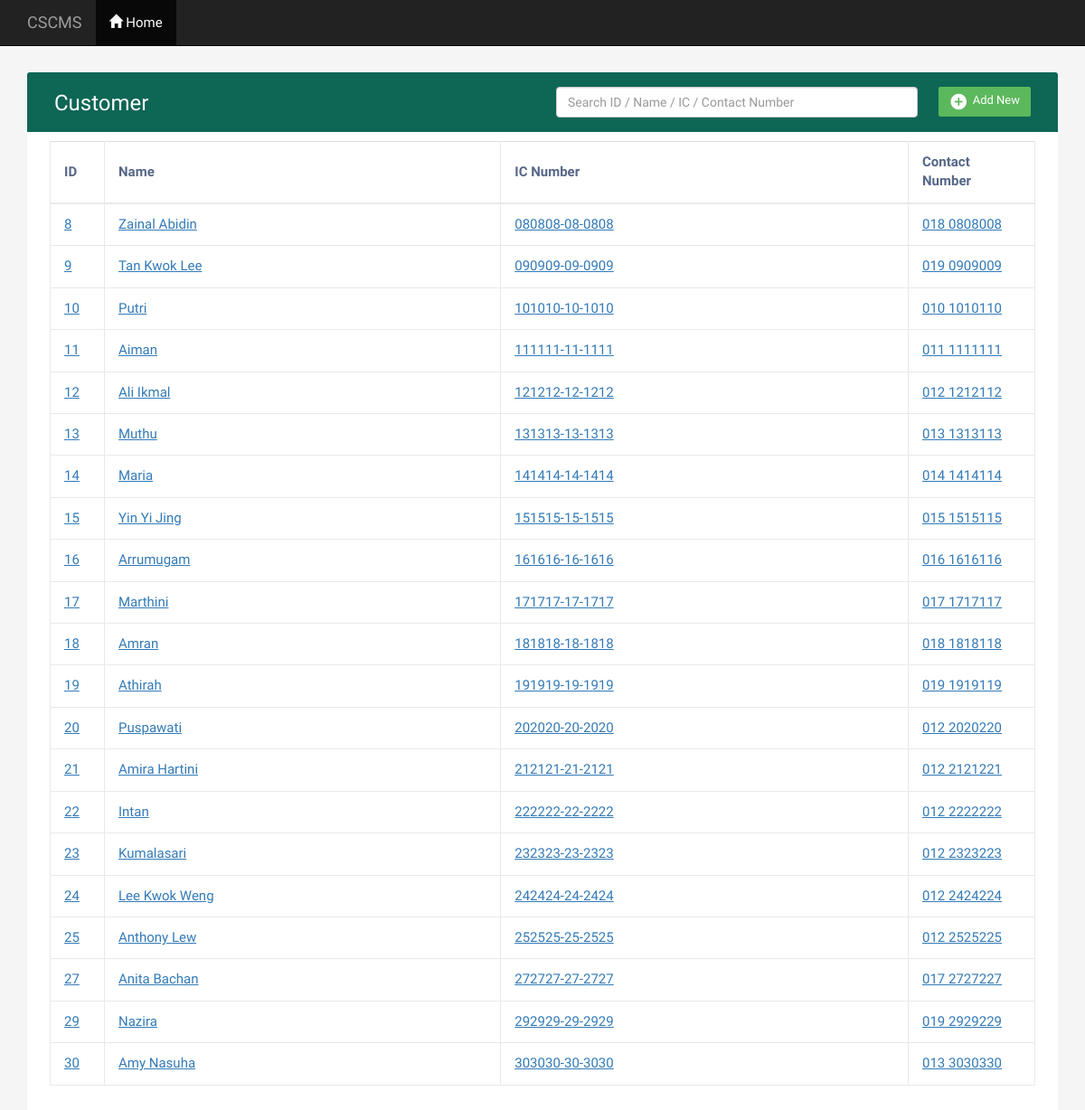
The page /staff/customer/list.php (signed in) on the database its author committed.
### tables this page shows
CREATE TABLE `customer` (
  `cust_id` int(11) NOT NULL,
  `cust_name` varchar(30) NOT NULL,
  `cust_ic` varchar(30) NOT NULL,
  `cust_contact` varchar(20) NOT NULL
);

### staff/customer/list.php (the view, shortened to what this page needs)
<!DOCTYPE html>
<html lang="en">
<head>
<link rel="stylesheet" href="https://maxcdn.bootstrapcdn.com/font-awesome/4.7.0/css/font-awesome.min.css">
<link rel="stylesheet" href="https://maxcdn.bootstrapcdn.com/bootstrap/3.3.7/css/bootstrap.min.css">
<link rel="stylesheet" href="https://cdnjs.cloudflare.com/ajax/libs/font-awesome/4.7.0/css/font-awesome.min.css">
<link rel="stylesheet" href="https://cdnjs.cloudflare.com/ajax/libs/font-awesome/4.7.0/css/font-awesome.min.css">
</head>
<body>
	<nav class="navbar navbar-inverse navbar-fixed-top">
	  <div class="container-fluid">
		<h4 class="navbar-text">CSCMS</h4>
		<ul class="nav navbar-nav">
		  <li class="active"><a href="../dashboard/index.php"><span class="glyphicon glyphicon-home"></span> Home</a></li>
		</ul>
	  </div>
	</nav>
    <div class="container" style="margin-top:50px">
        <div class="table-wrapper">
            <div class="table-title">
                <div class="row">
                    <div class="col-sm-6">
						<h2>Customer</h2>
					</div>
					<div class="col-sm-6">
						<a class="btn btn-success" data-toggle="modal" data-target="#addData"><i class="material-icons">&#xE147;</i> Add New</a>
						<input type="text" name="search" id="search_text" class="form-control form-control-md border-secondary" style="width:400px" placeholder="Search ID / Name / IC / Contact Number">
					</div>
                </div>
            </div>
            <?php
					include 'connectionDB.php';
					$stmnt=$con->prepare("SELECT * FROM customer");
					$stmnt->execute();
					$result=$stmnt->get_result();
				?>
			<table class="table table-bordered" id="table-data">
                <thead>
                    <tr>
						<th>ID
						<th>Name
						<th>IC Number
						<th>Contact Number
                    </tr>
                </thead>
				<tbody>
					<?php while($row=$result->fetch_assoc())
					{ ?>
					<tr class='clickable-row text-primary' data-href='/fyp/staff/customer/CustomerDisplay.php?id=<?php echo $row['cust_id']; ?>'>
						<td><u><?= $row['cust_id']; ?></u></td>
						<td><u><?= $row['cust_name']; ?></u></td>
						<td><u><?= $row['cust_ic']; ?></u></td>
						<td><u><?= $row['cust_contact']; ?></u></td>
					</tr>
					<?php } ?>
				</tbody>
            </table>
        </div>
    </div>
</body>
</html>

### staff/customer/list.php (style rules this page uses)
body { color: #566787; background: #f5f5f5; font-family: 'Varela Round', sans-serif; font-size: 15px; }
.table-wrapper { background: #fff; padding: 20px 25px; margin: 30px 0; border-radius: 3px; box-shadow: 0 1px 1px rgba(0,0,0,.05); }
.table-title { padding-bottom: 15px; background: #0E6655; color: #fff; padding: 16px 30px; margin: -20px -25px 10px; border-radius: 3px 3px 0 0; }
.table-title h2 { margin: 5px 0 0; font-size: 24px; }
.table-title .btn { color: #fff; float: right; font-size: 13px; border: none; min-width: 50px; border-radius: 2px; border: none; outline: none !important; margin-left: 10px; }
.table-title .btn i { float: left; font-size: 21px; margin-right: 5px; }
table.table tr th, table.table tr td { border-color: #e9e9e9; padding: 12px 15px; vertical-align: middle; }
table.table tr th:first-child { width: 60px; }
table.table tr th:last-child { width: 140px; }
[data-href] { cursor:pointer; }

### rows shown on the page
customer: cust_id "8", cust_name "Zainal Abidin", cust_ic "080808-08-0808", cust_contact "018 0808008"
customer: cust_id "9", cust_name "Tan Kwok Lee", cust_ic "090909-09-0909", cust_contact "019 0909009"
customer: cust_id "10", cust_name "Putri", cust_ic "101010-10-1010", cust_contact "010 1010110"
customer: cust_id "11", cust_name "Aiman", cust_ic "111111-11-1111", cust_contact "011 1111111"
customer: cust_id "12", cust_name "Ali Ikmal", cust_ic "121212-12-1212", cust_contact "012 1212112"
customer: cust_id "13", cust_name "Muthu", cust_ic "131313-13-1313", cust_contact "013 1313113"
customer: cust_id "14", cust_name "Maria", cust_ic "141414-14-1414", cust_contact "014 1414114"
customer: cust_id "15", cust_name "Yin Yi Jing", cust_ic "151515-15-1515", cust_contact "015 1515115"
customer: cust_id "16", cust_name "Arrumugam", cust_ic "161616-16-1616", cust_contact "016 1616116"
customer: cust_id "17", cust_name "Marthini", cust_ic "171717-17-1717", cust_contact "017 1717117"
customer: cust_id "18", cust_name "Amran", cust_ic "181818-18-1818", cust_contact "018 1818118"
customer: cust_id "19", cust_name "Athirah", cust_ic "191919-19-1919", cust_contact "019 1919119"
customer: cust_id "20", cust_name "Puspawati", cust_ic "202020-20-2020", cust_contact "012 2020220"
customer: cust_id "21", cust_name "Amira Hartini", cust_ic "212121-21-2121", cust_contact "012 2121221"
customer: cust_id "22", cust_name "Intan", cust_ic "222222-22-2222", cust_contact "012 2222222"
customer: cust_id "23", cust_name "Kumalasari", cust_ic "232323-23-2323", cust_contact "012 2323223"
customer: cust_id "24", cust_name "Lee Kwok Weng", cust_ic "242424-24-2424", cust_contact "012 2424224"
customer: cust_id "25", cust_name "Anthony Lew", cust_ic "252525-25-2525", cust_contact "012 2525225"
customer: cust_id "27", cust_name "Anita Bachan", cust_ic "272727-27-2727", cust_contact "017 2727227"
customer: cust_id "29", cust_name "Nazira", cust_ic "292929-29-2929", cust_contact "019 2929229"
customer: cust_id "30", cust_name "Amy Nasuha", cust_ic "303030-30-3030", cust_contact "013 3030330"
